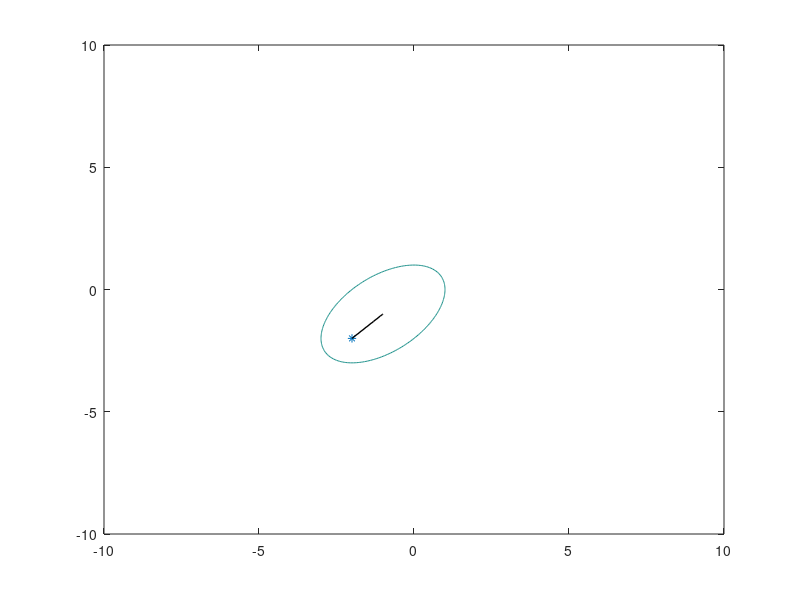

MATLAB code for this plot:
%% PHUONG PGAP Giam do doc lon nhat
clear all; clf
anpha=0.7;
%anpha=0.15;
%anpha=0.19;
%anpha=0.205;
%X1=(-2:0.1:2);
%X2=(-2:0.1:2);

%h=ezcontour(f,[-5,5],50)
[X1,X2] = meshgrid(-10:.05:10);
X=[X1 ;X2];
%F =X'*A*X;
F=(X1-X2).^2 + X1.*X2 + X1 + X2 + 10;
% mesh(X1,X2,F) ; %axis([-2 2 -2 2 0 30]);
[c,h]= contour(X1,X2,F);
%get(h,'LevelList');
set(h,'LevelList',[ 1 2 4  8 12],'TextList',[ 1 2 4 8 12 ]);
hold on
% x10=1.5;x20=0.0; % cuc tieu toan cuc (0,55   -0,55)
x10=-2;x20=-2;% cuc tieu  cuc bo (-0,42   0,42)
% x10=0.75;  x20=0.75; % diem yen ngua  (-0,13 0,13)
% x10=-1;  x20=-0.75; % diem bat dau bat ky
x0=[x10;x20];
plot(x10,x20,'*');
hold on
g0=[2*x10 - x20 + 1
    2*x20 - x10 + 1];
A0=[2
    2];
p0=-g0; % cong thuc 9.59

for k=1:100
    xk=x0+anpha*p0;
    Xk(:,k)=xk;

    gk=[2*xk(1,1) - xk(2,1) + 1
        2*xk(2,1) - xk(1,1) + 1];

    pk=-gk;
    x0=xk;
    g0=gk;
    p0=pk;
end
plot([x10 Xk(1,:)],[x20 Xk(2,:)],'k','LineWidth',1);

% Xkmin = Xk(:,end);
% x1min = Xkmin(1,1);
% x2min = Xkmin(2,1);
% Fmin = (x1min-x2min)^2 + x1min*x2min +...
%         x1min + x2min + 10